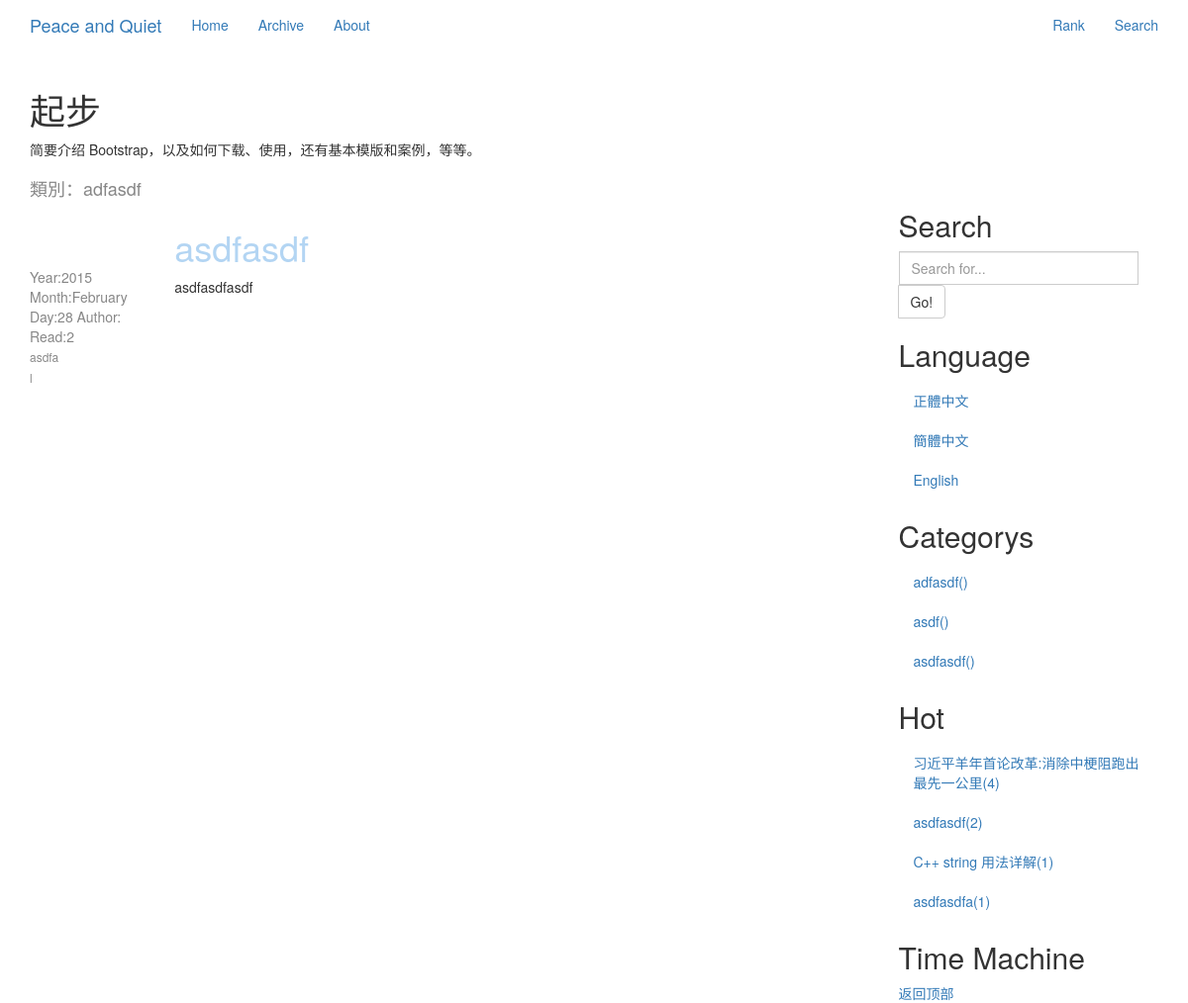
The page /category/31f4fcdbf0/ on the database its author committed.
### Blog/models.py (models this page shows, shortened)
class Category(models.Model):
    title = models.CharField('分類', max_length=30, unique=True)
    shortUrl = models.CharField("短URL", max_length=150, unique=True, null=False, blank=False, editable=False)
    class Meta:
        ordering = ('title',)

class Blog(models.Model):
    title = models.CharField("標題", max_length=150, unique=True, null=False, blank=False)
    createTime = models.DateTimeField("創建時間", auto_now_add=True, auto_now=False)
    updateTime = models.DateTimeField("修改時間", auto_now_add=False, auto_now=True)
    body = models.TextField("內容")
    accessCount = models.IntegerField("瀏覽量", default=1, editable=False)
    category = models.ForeignKey('Category', verbose_name="分類集合", related_name='category')
    shortUrl = models.CharField("短URL", max_length=150, unique=True, null=False, blank=False, editable=False)
    tags = models.ManyToManyField('Tag', verbose_name="標籤集合", null=True)
    tags.help_text = '標籤集合'

### Blog/views.py (the view)
# urls.py: url(r'^category/(?P<shortUrl>\w+)/', 'Blog.views.category', name='category'),
def category(request, shortUrl):
    posts = get_list_or_404(Blog.objects.order_by('-updateTime'),
                            category__in=Category.objects.filter(shortUrl=shortUrl))
    title = Category.objects.filter(shortUrl=shortUrl).values('title')[0]['title']
    categorys = Category.objects.all()
    hotPassages = Blog.objects.order_by('-accessCount')[:10]
    timeMachine = Blog.objects
    return render(request, 'category.html', {'posts': posts, 'categorys': categorys,
                                         'hotPassages': hotPassages, 'title':title})

### template/category.html (shortened to what this page needs)
{% extends 'base.html' %}
{% block content %}
    <div class="col-md-9" role="main">
        <h4 style="color: #878787">類別：{{ title }}</h4>
        {% for post in posts %}
            <div class="row">
                <div class="col-md-2" role="complementary">
                    <nav class="visible-lg-inline-block">
                        <div class="title">
                            <br/>
                            <br/>
                            <br/>
                            <span>Year:{{ post.createTime|date:"Y" }}</span>
                            <span>Month:{{ post.createTime|date:"F" }}</span>
                            <span>Day:{{ post.createTime|date:"d" }}</span>
                            <span>Author:</span>
                            <span>Read:{{ post.accessCount }}</span>
                            <li><a href="">asdfa</a></li>
                            <li><a href="">l</a></li>
                        </div>
                    </nav>
                </div>
                <div class="col-md-10" role="main">
                    <div class="title"><a href="{% url 'archive' shortUrl=post.shortUrl %}">
                        <h1>{{ post.title }}</h1>
                    </a></div>
                    <p>{{ post.body }}</p>
                </div>
            </div>
        {% endfor %}
    </div>
    {% block rightSide %}
        {% include "rightSide.html" %}
    {% endblock %}
{% endblock %}

### template/rightSide.html (shortened to what this page needs)
<div class="col-md-3" role="complementary">
    <nav class="bs-docs-sidebar hidden-print hidden-xs hidden-sm affix-top">
        <ul class="nav bs-docs-sidenav">
            <li><a></a></li>
            <li><h2>Search</h2></li>
            <li>
                <div class="input-group">
                    <form action="{% url 'search' %}" method="post">
                        <input type="text" class="form-control" name="query" placeholder="Search for...">
                            <span class="input-group-btn">
                                <button class="btn btn-default" type="submit">Go!</button>
                            </span>
                    </form>
                </div>
            </li>
            <li><h2>Language</h2></li>
            <li><a href="#">正體中文</a></li>
            <li><a href="#">簡體中文</a></li>
            <li><a href="#">English</a></li>
            <li><h2>Categorys</h2></li>
            {% for category in categorys %}
                <li><a href="{% url 'category' shortUrl=category.shortUrl %}">{{ category.title }}()</a></li>
            {% endfor %}
            <li><h2>Hot</h2></li>
            {% for hotPassage in hotPassages %}
                <li>
                    <a href="{% url 'archive' shortUrl=hotPassage.shortUrl %}">{{ hotPassage.title }}({{ hotPassage.accessCount }})</a>
                </li>
            {% endfor %}
            <li><h2>Time Machine</h2></li>
        </ul>
        <a class="back-to-top" href="#top">
            返回顶部
        </a>
    </nav>
</div>

### template/base.html (style rules this page uses)
.title span { color: #878787; }
.title li { list-style-type: none; }
.title a { color: #898989; font-size: 12px; line-height: 20px; text-align: center; text-decoration: none; -o-transition: color 0.5s linear; -webkit-transition: color 0.5s linear; -moz-transition: color 0.5s linear; transition: color 0.5s linear; }
.title a > h1 { color: #B3D5F3; text-align: left; text-decoration: none; -o-transition: color 0.5s linear; -webkit-transition: color 0.5s linear; -moz-transition: color 0.5s linear; transition: color 0.5s linear; }

### rows shown on the page
Category: title "adfasdf"
Blog: createTime "2015", createTime "February", createTime "28", accessCount "2", title "asdfasdf", body "asdfasdfasdf"
Category: title "asdf"
Category: title "asdfasdf"
Blog: title "习近平羊年首论改革:消除中梗阻跑出最先一公里", accessCount "4"
Blog: title "C++ string 用法详解", accessCount "1"
Blog: title "asdfasdfa", accessCount "1"
